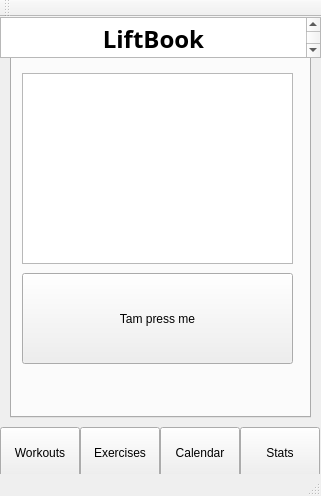
<?xml version="1.0" encoding="UTF-8"?>
<ui version="4.0">
 <class>MainWindow</class>
 <widget class="QMainWindow" name="MainWindow">
  <property name="geometry">
   <rect>
    <x>0</x>
    <y>0</y>
    <width>321</width>
    <height>496</height>
   </rect>
  </property>
  <property name="windowTitle">
   <string>MainWindow</string>
  </property>
  <widget class="QWidget" name="centralWidget">
   <widget class="QTextBrowser" name="textBrowser">
    <property name="geometry">
     <rect>
      <x>0</x>
      <y>0</y>
      <width>321</width>
      <height>41</height>
     </rect>
    </property>
    <property name="font">
     <font>
      <family>NoviasHand</family>
     </font>
    </property>
    <property name="html">
     <string>&lt;!DOCTYPE HTML PUBLIC &quot;-//W3C//DTD HTML 4.0//EN&quot; &quot;http://www.w3.org/TR/REC-html40/strict.dtd&quot;&gt;
&lt;html&gt;&lt;head&gt;&lt;meta name=&quot;qrichtext&quot; content=&quot;1&quot; /&gt;&lt;style type=&quot;text/css&quot;&gt;
p, li { white-space: pre-wrap; }
&lt;/style&gt;&lt;/head&gt;&lt;body style=&quot; font-family:'NoviasHand'; font-size:8.25pt; font-weight:400; font-style:normal;&quot;&gt;
&lt;p align=&quot;center&quot; style=&quot; margin-top:0px; margin-bottom:0px; margin-left:0px; margin-right:0px; -qt-block-indent:0; text-indent:0px;&quot;&gt;&lt;span style=&quot; font-family:'MS Shell Dlg 2'; font-size:18pt; font-weight:600;&quot;&gt;LiftBook&lt;/span&gt;&lt;/p&gt;&lt;/body&gt;&lt;/html&gt;</string>
    </property>
   </widget>
   <widget class="QTabWidget" name="tabWidget">
    <property name="geometry">
     <rect>
      <x>10</x>
      <y>10</y>
      <width>301</width>
      <height>391</height>
     </rect>
    </property>
    <property name="currentIndex">
     <number>0</number>
    </property>
    <widget class="QWidget" name="tab_1">
     <property name="toolTip">
      <string>&lt;html&gt;&lt;head/&gt;&lt;body&gt;&lt;p&gt;&lt;br/&gt;&lt;/p&gt;&lt;/body&gt;&lt;/html&gt;</string>
     </property>
     <attribute name="title">
      <string>Tab 1</string>
     </attribute>
     <widget class="QListWidget" name="listWidget">
      <property name="geometry">
       <rect>
        <x>10</x>
        <y>20</y>
        <width>271</width>
        <height>191</height>
       </rect>
      </property>
     </widget>
     <widget class="QPushButton" name="pushButton_5">
      <property name="geometry">
       <rect>
        <x>10</x>
        <y>220</y>
        <width>271</width>
        <height>91</height>
       </rect>
      </property>
      <property name="text">
       <string>Tam press me</string>
      </property>
     </widget>
    </widget>
    <widget class="QWidget" name="tab_2">
     <attribute name="title">
      <string>Tab 2</string>
     </attribute>
    </widget>
    <widget class="QWidget" name="tab_3">
     <attribute name="title">
      <string>Page</string>
     </attribute>
    </widget>
    <widget class="QWidget" name="tab_4">
     <attribute name="title">
      <string>Page</string>
     </attribute>
    </widget>
   </widget>
   <widget class="QPushButton" name="pushButton_4">
    <property name="geometry">
     <rect>
      <x>240</x>
      <y>410</y>
      <width>80</width>
      <height>51</height>
     </rect>
    </property>
    <property name="text">
     <string>Stats</string>
    </property>
   </widget>
   <widget class="QPushButton" name="pushButton_3">
    <property name="geometry">
     <rect>
      <x>160</x>
      <y>410</y>
      <width>80</width>
      <height>51</height>
     </rect>
    </property>
    <property name="text">
     <string>Calendar</string>
    </property>
   </widget>
   <widget class="QPushButton" name="pushButton_2">
    <property name="geometry">
     <rect>
      <x>80</x>
      <y>410</y>
      <width>80</width>
      <height>51</height>
     </rect>
    </property>
    <property name="text">
     <string>Exercises</string>
    </property>
   </widget>
   <widget class="QPushButton" name="pushButton">
    <property name="geometry">
     <rect>
      <x>0</x>
      <y>410</y>
      <width>80</width>
      <height>51</height>
     </rect>
    </property>
    <property name="text">
     <string>Workouts</string>
    </property>
   </widget>
   <zorder>tabWidget</zorder>
   <zorder>textBrowser</zorder>
   <zorder>pushButton_4</zorder>
   <zorder>pushButton_3</zorder>
   <zorder>pushButton_2</zorder>
   <zorder>pushButton</zorder>
  </widget>
  <widget class="QMenuBar" name="menuBar">
   <property name="geometry">
    <rect>
     <x>0</x>
     <y>0</y>
     <width>321</width>
     <height>21</height>
    </rect>
   </property>
  </widget>
  <widget class="QToolBar" name="mainToolBar">
   <attribute name="toolBarArea">
    <enum>TopToolBarArea</enum>
   </attribute>
   <attribute name="toolBarBreak">
    <bool>false</bool>
   </attribute>
  </widget>
  <widget class="QStatusBar" name="statusBar"/>
 </widget>
 <layoutdefault spacing="6" margin="11"/>
 <resources/>
 <connections/>
</ui>
